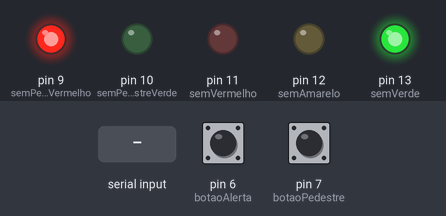
Recording of a sketch running on a simulated Arduino Uno, built with avr-gcc and run on an emulated ATmega328P. On the bench: output pins drawn as LEDs (lit = HIGH). Dashed ring = blinking. The test bench sets the inputs (shaded band); at power-on: pin 6 (botaoAlerta) LOW, pin 7 (botaoPedestre) LOW. What the sketch prints to the serial monitor is not drawn.

Above: at 1.2 s.
1.3 s: pin 6 (botaoAlerta) pulled HIGH for 0.15 s
At 1.41 s:
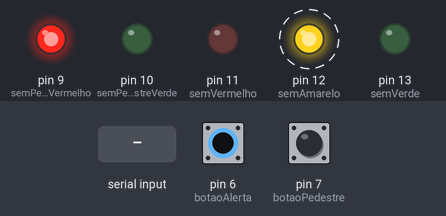
4.3 s: pin 7 (botaoPedestre) pulled HIGH for 0.15 s
At 4.9 s:
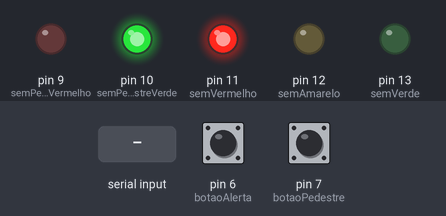
7.3 s: pin 7 (botaoPedestre) pulled HIGH for 1 s
At 7.98 s:
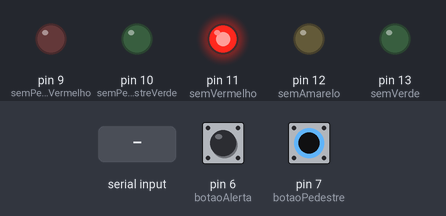
11.3 s: pin 7 (botaoPedestre) pulled HIGH for 3.2 s
17.5 s: pin 6 (botaoAlerta) driven HIGH and pin 7 (botaoPedestre) driven HIGH
20.5 s: "p" received over Serial
At 23.0 s:
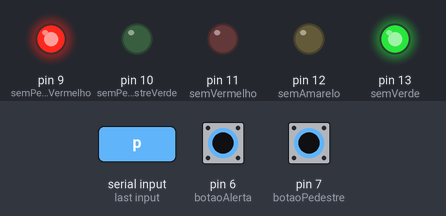
Timing chart, 0 to 24.5 s (numbered marks = the images above; inputs shaded):
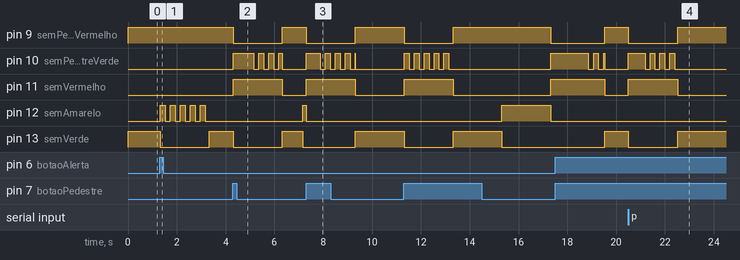

Measured:
- after the input at 1.3 s, pin 9 (semPedestreVermelho): stays HIGH (without the input it goes to LOW after 2.7 s); pin 10 (semPedestreVerde), pin 11 (semVermelho): stays LOW (without the input it goes to HIGH after 2.7 s); pin 13 (semVerde): HIGH → LOW after 0.01 s instead of 0.70 s
- after the input at 4.3 s, pin 9 (semPedestreVermelho): HIGH → LOW after 0.01 s instead of 2.9 s; pin 11 (semVermelho): LOW → HIGH after 0.01 s instead of 2.9 s; pin 13 (semVerde): HIGH → LOW after 0.01 s instead of 0.86 s
- after the input at 7.3 s, pin 12 (semAmarelo): HIGH → LOW after 0.01 s instead of 1.9 s; pin 13 (semVerde): LOW → HIGH after 2.0 s instead of 3.9 s
- after the input at 20.5 s, pin 9 (semPedestreVermelho): HIGH → LOW after 0.00 s instead of 3.0 s; pin 11 (semVermelho): LOW → HIGH after 0.00 s instead of 3.0 s; pin 12 (semAmarelo): stays LOW (without the input it goes to HIGH after 1.0 s); pin 13 (semVerde): HIGH → LOW after 0.00 s instead of 1.0 s

The sketch:

semaforo.ino
```cpp
/*
  semaforo

 Foi usado uma máquina de estados e o timer do arduino para implementar o semaforo

 Máquina de estados:
 estado 1 - semáforo de carro e pedestre funcionando normal;
 estado 2 - semáforo de carro entra em alerta fica neste estado por x segundos;
 estado 3 - semáforo de pedestre foi pressionado e fica neste estado por x segundos.

  repo: https://github.com/RE-INTEGRA/Projetos/semaforo/semaforo.ino
  autor: Joao Campos
 */

 // definindo variáveis do semaforo dos carros
 const int semVerde = 13;
 const int semAmarelo = 12;
 const int semVermelho = 11;
 // definindo variáveis do semaforo do pedestre
 const int semPedestreVerde = 10;
 const int semPedestreVermelho = 9;

// definindo botões

// botão pedestre
 const int botaoPedestre = 7;
 //botão alerta
 const int botaoAlerta = 6;

// variáveis auxiliares
 int estado = 0;
 int temporizador = 0;
 int pedestreEstado = 0;
 int ordem = 0;

 // declarando variável tempo como long porque a variável irá ter um valor muito grande
 unsigned long tempoSemaforoCarro;        // temporizador usado pela tarefa semaforo carro
 unsigned long tempoSemaforoPedestre;        // temporizador usado pela tarefa semaforo pedestre
 unsigned long tempoMudaEstado;       // temporizador usado pelo muda estado

// variáveis usadas para calcular subida do estado do botão 1
int estadoBotao1 = 0;         // estado atual do botao1
int ultimoEstadoBotao1 = 0;     // estado passado do botao1


// variáveis usadas para calcular subida do estado do botão 2
int estadoBotao2 = 0;         // estado atual do botao2
int ultimoEstadoBotao2 = 0;     // estado passado do botao2


// configura botões e semaforos, bem como a porta Serial
void setup() {
  Serial.begin(57600);
  // inicializando leds semaforo como saida
  pinMode(semVerde, OUTPUT);
  pinMode(semAmarelo, OUTPUT);
  pinMode(semVermelho, OUTPUT);

   // inicializando leds semaforo pedestre como saida
  pinMode(semPedestreVerde, OUTPUT);
  pinMode(semPedestreVermelho, OUTPUT);

   // inicializando botões semaforo como entrada
  pinMode(botaoPedestre, INPUT);
  pinMode(botaoAlerta, INPUT);

  tempoSemaforoCarro = millis();
  tempoSemaforoPedestre = millis();
  tempoMudaEstado = millis();


}
// the loop function runs over and over again forever
void loop() {

   int tempoSemaforoCarro = 2000;
   int tempoIntermitenteSemaforoAlerta = 200;
   int tempoSemaforoAlerta = 2000;
   int tempoPedestre = 2000;
   int tempoIntermitentePedestre = 200;
   bool intermitentePedestre = HIGH;

  ordem = 0;
  // semaforo de carro funcionando normal
  while(estado == 0)
    {
     // liga semaforo carro verde, desliga amarelo e vermelho
     // liga semaforo vermelho de pedestre e desliga o verde
     tarefaSemaforoCarro(HIGH, LOW, LOW, tempoSemaforoCarro, 0);
     tarefaSemaforoPedestre(LOW, HIGH, tempoSemaforoCarro, 0, LOW);


    // liga semaforo amarelo e desliga verde
    // liga intermitente verde do pedestre
    tarefaSemaforoCarro(LOW, HIGH, LOW, tempoSemaforoCarro, 1);
    tarefaSemaforoPedestre(LOW, HIGH, tempoSemaforoCarro, 1, LOW);


    // liga semaforo vermelho e desliga amarelo
    tarefaSemaforoCarro(LOW, LOW, HIGH, tempoSemaforoCarro, 2);
    tarefaSemaforoPedestre(HIGH, LOW, tempoSemaforoCarro, 2, LOW);


    if(ordem > 2)
      {
        ordem = 0;
      }
 // envia estado e ordem atual via serial
   tarefaEnviaEstado();

    // botão alerta sobe botão alto, vai para estado 1
   tarefaEstadoBotao1(botaoAlerta, 1);
   // botão alerta sobe botão alto, vai para estado 2
   tarefaEstadoBotao2(botaoPedestre, 2);
  // recebe comandos via serial
   tarefaRecebeComando();
  }

  ordem = 0;
  tempoMudaEstado = millis();
   // botão alerta foi pressionado
 while(estado == 1)
  {
    // coloca em alerta o semafóro por 5s
     tarefaMudaEstado(0,tempoSemaforoAlerta);
     tarefaSemaforoPedestre(LOW, HIGH, tempoSemaforoAlerta, 0, LOW);
     tarefaSemaforoCarro(LOW, LOW, LOW, tempoIntermitenteSemaforoAlerta, 0);
     tarefaSemaforoCarro(LOW, HIGH, LOW, tempoIntermitenteSemaforoAlerta, 1);

     tarefaEnviaEstado();

     if(ordem > 1)
      {
        ordem = 0;
      }
   // botão alerta sobe botão alto, vai para estado 1
   tarefaEstadoBotao1(botaoAlerta, 1);
   // botão alerta sobe botão alto, vai para estado 2
   tarefaEstadoBotao2(botaoPedestre, 2);

  }

  ordem = 0;
  tempoMudaEstado = millis();
  // botão pedestre foi pressionado
  // coloca em vermelho o semafóro por 10s
  while(estado == 2)
  {

     // Muda o semáforo para vermelho
     tarefaMudaEstado(0,tempoPedestre);
     // coloca intermitente as luzes amarelas
    tarefaSemaforoCarro(LOW, LOW, HIGH, tempoPedestre, 0);
    // inicia pedestre verde
    tarefaSemaforoPedestre(HIGH, LOW, 0.75*tempoPedestre, 0, HIGH);
    tarefaSemaforoPedestre(HIGH, LOW, tempoIntermitentePedestre, 1, HIGH);
    tarefaSemaforoPedestre(LOW, LOW, tempoIntermitentePedestre, 2, HIGH);
      if(ordem > 2)
      {
        ordem = 1;
      }

    tarefaEnviaEstado();

        // botão alerta sobe botão alto, vai para estado 1
   tarefaEstadoBotao1(botaoAlerta, 1);
   // botão alerta sobe botão alto, vai para estado 2
   tarefaEstadoBotao2(botaoPedestre, 2);

  }
  ordem = 0;

}

//*********************************
//*********************************
//        Funções
//**********************************
//*********************************


// Tarefa que muda o estado semaforo do carro
// usa variáveis globais ordem, estado e tempo
//
void tarefaSemaforoCarro(bool semaforoVerde, bool semaforoAmarelo, bool semaforoVermelho, int intervalo, int ordemTarefa){
 // pega os segundos atuais do temporizador
   unsigned long miliCorrente = millis();
   // calcula o intervalo
   int intervaloAtual =  miliCorrente - tempoSemaforoCarro;
   if (ordem == ordemTarefa)
   {
     digitalWrite(semVerde, semaforoVerde);
     digitalWrite(semAmarelo, semaforoAmarelo);
     digitalWrite(semVermelho, semaforoVermelho);
   }
 //  delay(1000);
  // verifica se está no estado, ordem atual e já passou o tempo  de execução para executar tarefa
   if(intervaloAtual > intervalo && ordem == ordemTarefa)
   {
        ordem ++;
        tempoSemaforoCarro = millis();
   }

}


// Tarefa que muda o estado semaforo do pedestre
// usa variáveis globais ordem, estado e tempo
//
void tarefaSemaforoPedestre(bool semaforoPedestreVerde, bool semaforoPedestreVermelho, int intervalo, int ordemTarefa, bool incrementaOrdem){
 // pega os segundos atuais do temporizador
   unsigned long miliCorrente = millis();
   // calcula o intervalo
   int intervaloAtual =  miliCorrente - tempoSemaforoPedestre;
   if (ordem == ordemTarefa)
   {
     digitalWrite(semPedestreVerde, semaforoPedestreVerde);
     digitalWrite(semPedestreVermelho, semaforoPedestreVermelho);
   }
  // verifica se está no estado, ordem atual e já passou o tempo  de execução para executar tarefa
   if(intervaloAtual > intervalo && ordem == ordemTarefa)
   {
       if (incrementaOrdem){
        ordem ++;
       }
        tempoSemaforoPedestre = millis();
   }

}


// tarefa temporizada que muda estado com intervalo em ms
void tarefaMudaEstado(int estadoSeguinte, int intervalo){
 // pega os segundos atuais do temporizador
   unsigned long miliCorrente = millis();
   // calcula o intervalo
   int intervaloAtual =  miliCorrente - tempoMudaEstado;

  // verifica se está no estado, ordem atual e já passou o tempo  de execução para executar tarefa
   if(intervaloAtual > intervalo)
   {
      estado = estadoSeguinte;
      ordem = 0;
   }

}


// tarefa que envia estado atual do semaforo e ordem de tarefa atual
// usa variáveis globais estado e ordem
void tarefaEnviaEstado()
{
  // declarar variável string
  String jsonString;
 // construir json {"estado":"value","ordem":"value"};
  jsonString = "{\"estado\":\"";
  jsonString+= estado;
  jsonString+= "\",\"ordem\":\"";
  jsonString+= ordem;
  jsonString+= "\"}";
  // enviar para porta serial
   Serial.println(jsonString);
}

// tarefa que recebe comandos da porta serial
void tarefaRecebeComando()
{
  int serialValue;
 if(Serial.available() > 0)
 {
  serialValue = Serial.read();
  // recebe comando de alerta
  if(serialValue=='a')
    estado = 1;
   // recebe comando de pedestre
  if(serialValue=='p')
    estado = 2;
 }
}


// Deteta se o botão 2 mudou de estado, e muda o estado atual do semaforo
// Funão funciona somente para súbida do estado do botão
void tarefaEstadoBotao1(int porta, int estadoSeguinte){
   estadoBotao1 = digitalRead(porta);

  // comparando o estado atual com o passado
  if (estadoBotao1 != ultimoEstadoBotao1) {

    // botão subiu o estado
    if (estadoBotao1 == HIGH) {
      // inserir função
      estado = estadoSeguinte;
      ordem = 0;
      delay(10);

    }

  }
  // salva o estado do botão
  ultimoEstadoBotao1 = estadoBotao1;
}

void tarefaEstadoBotao2(int porta, int estadoSeguinte){
   estadoBotao2 = digitalRead(porta);

  // comparando o estado atual com o passado
  if (estadoBotao2 != ultimoEstadoBotao2) {

    // botão subiu o estado
    if (estadoBotao2 == HIGH) {
      // inserir função
      estado = estadoSeguinte;
      ordem = 0;
      delay(10);

    }

  }
  // salva o estado do botão
  ultimoEstadoBotao2 = estadoBotao2;
}
```
